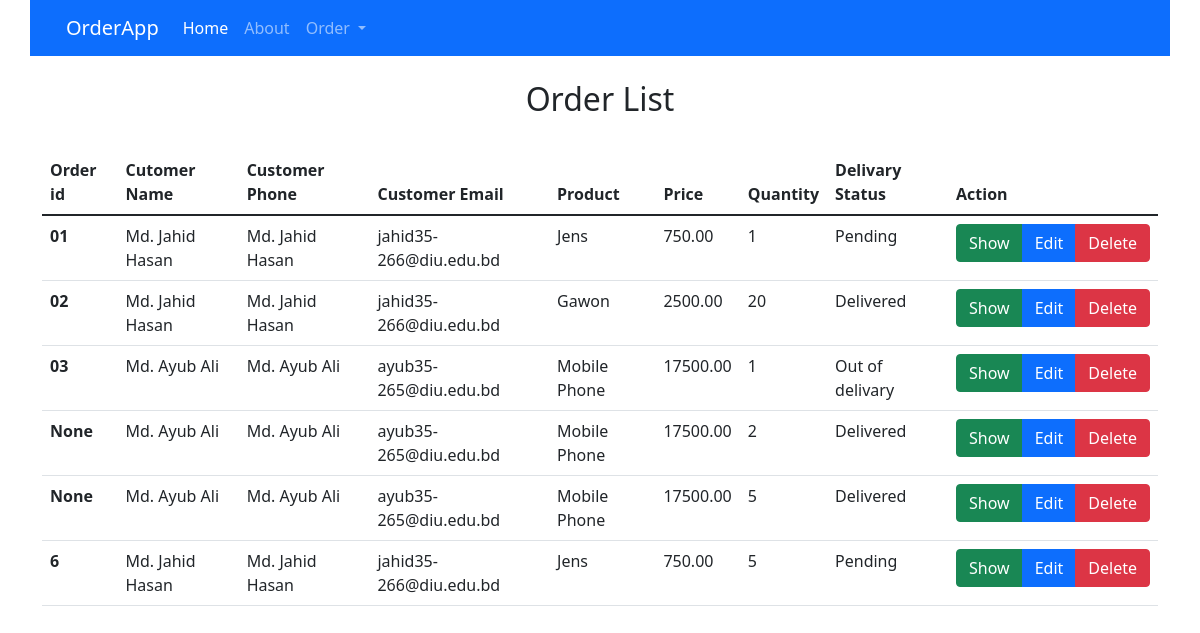
The app's page /orderlist/, older data.
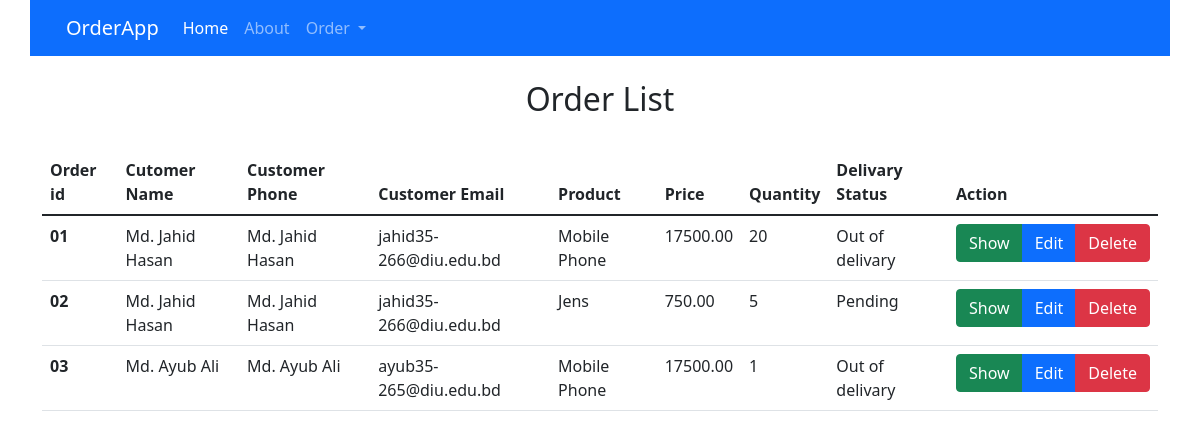
The same page, newer data.
### online_order/models.py (models this page shows, shortened)
class Order(models.Model):
    delivary_status = {
        ("Pending", "Pending"),
        ("Out of delivary", "Out of delivary"),
        ("Delivered", "Delivered"),
    }
    order_id = models.CharField(max_length=100, null=True, blank=True)
    customer_id = models.ForeignKey(Customer, null=True, blank=True, related_name='customer', on_delete=SET_NULL)
    product_id = models.ForeignKey(Product, null=True, blank=True, related_name='product', on_delete=SET_NULL)
    quantity = models.CharField(max_length=100, null=True, blank=True)
    delivary = models.CharField(max_length=100, null=True, blank=True, choices=delivary_status)

class Customer(models.Model):
    name = models.CharField(max_length=100, null=True, blank=True)
    email = models.EmailField(max_length=40, null=True, blank=True)
    phone = models.CharField(max_length=15, null=True, blank=True)
    address = models.TextField(max_length=500, null=True, blank=True)
    def __str__(self):
        return self.name

class Product(models.Model):
    product_name = models.CharField(max_length=100, null=True, blank=True)
    product_price = models.DecimalField(max_digits=10, decimal_places=2)
    product_category = models.ForeignKey(Category, null=True, blank=True, related_name='category', on_delete=SET_NULL)
    product_quantity = models.CharField(max_length=100, null=True, blank=True)
    def __str__(self):
        return self.product_name

### online_order/views.py (the view)
# urls.py: path('orderlist/', views.orderlist, name = "orderlist"),
def orderlist(request):
    orderlists = Order.objects.all()
    context = {
        "orders" : orderlists,
    }
    return render(request, "orderlist.html", context=context)

### templates/orderlist.html
{% extends "main.html" %} {% block content%}
<div class="container">
    <div class="row">
        <div class="text text-center mt-4 ">
            <h2>Order List</h2>
        </div>
        <div class="order-list">
            <table class="table mt-4">
                <thead class="thead-dark">
                    <tr>
                        <th scope="col">Order id</th>
                        <th scope="col">Cutomer Name</th>
                        <th scope="col">Customer Phone</th>
                        <th scope="col">Customer Email</th>
                        <th scope="col">Product</th>
                        <th scope="col">Price</th>
                        <th scope="col">Quantity</th>
                        <th scope="col">Delivary Status</th>
                        <th scope="col">Action</th>
                    </tr>
                </thead>
                <tbody>
                    {% for order in orders %}
                    <tr>
                        <th scope="row">{{order.order_id}}</th>
                        <td>{{order.customer_id}}</td>
                        <td>{{order.customer_id.name}}</td>
                        <td>{{order.customer_id.email}}</td>
                        <td>{{order.product_id}}</td>
                        <td>{{order.product_id.product_price}}</td>
                        <td>{{order.quantity}}</td>
                        <td>{{order.delivary}}</td>
                        <td>
                            <div class="btn-group" role="group" aria-label="Action">
                                <a class="btn btn-success" href="{% url 'order_details' order.id  %}">Show</a>
                                <a class="btn btn-primary" href="{% url 'update_order' order.id %}">Edit</a>
                                <a class="btn btn-danger" href="">Delete</a>
                            </div>
                        </td>
                    </tr>
                    {% endfor %}
                </tbody>
            </table>
        </div>
    </div>
</div>
{%endblock%}

### templates/main.html (shortened to what this page needs)
<!DOCTYPE html>
<html lang="en">
  <head>
    <link
      href="https://cdn.jsdelivr.net/npm/bootstrap@5.1.3/dist/css/bootstrap.min.css"
      rel="stylesheet"
    />
  </head>
  <body>
    <div class="container">
      <div class="row">
        {% include "navbar.html" %}
        {%block content%}
        {%endblock%}
      </div>
    </div>
  </body>
</html>

### templates/navbar.html (shortened to what this page needs)
<nav class="navbar navbar-expand-lg navbar-dark bg-primary">
    <div class="container-fluid">
      <a class="navbar-brand ml-auto" href="#">OrderApp</a>
      <div class="collapse navbar-collapse" id="navbarSupportedContent">
        <ul class="navbar-nav me-auto mb-2 mb-lg-0">
          <li class="nav-item">
            <a
              class="nav-link active"
              aria-current="page"
              href="{% url 'index' %}"
              >Home</a
            >
          </li>
          <li class="nav-item">
            <a class="nav-link" href="{% url 'about' %}">About</a>
          </li>
          <li class="nav-item dropdown">
            <a
              class="nav-link dropdown-toggle"
              href="#"
              id="navbarDropdown"
              role="button"
              data-bs-toggle="dropdown"
              aria-expanded="false"
            >
              Order
            </a>
          </li>
        </ul>
      </div>
    </div>
  </nav>

Row changes from the older to the newer data that the page shows:
removed Order: order_id "None", customer_id "Md. Ayub Ali", customer_id.name "Md. Ayub Ali", customer_id.email "ayub35-265@diu.edu.bd", product_id "Mobile Phone", product_id.product_price "17500.00", quantity "2", delivary "Delivered"
removed Order: order_id "None", customer_id "Md. Ayub Ali", customer_id.name "Md. Ayub Ali", customer_id.email "ayub35-265@diu.edu.bd", product_id "Mobile Phone", product_id.product_price "17500.00", quantity "5", delivary "Delivered"
removed Order: order_id "6", customer_id "Md. Jahid Hasan", customer_id.name "Md. Jahid Hasan", customer_id.email "jahid35-266@diu.edu.bd", product_id "Jens", product_id.product_price "750.00", quantity "5", delivary "Pending"
changed Order (number 1 of 3 on the later page): product_id "Jens" → "Mobile Phone"; product_id.product_price "750.00" → "17500.00"; quantity "1" → "20"; delivary "Pending" → "Out of delivary"
changed Order: product_id "Gawon" → "Jens"; product_id.product_price "2500.00" → "750.00"; quantity "20" → "5"; delivary "Delivered" → "Pending"
